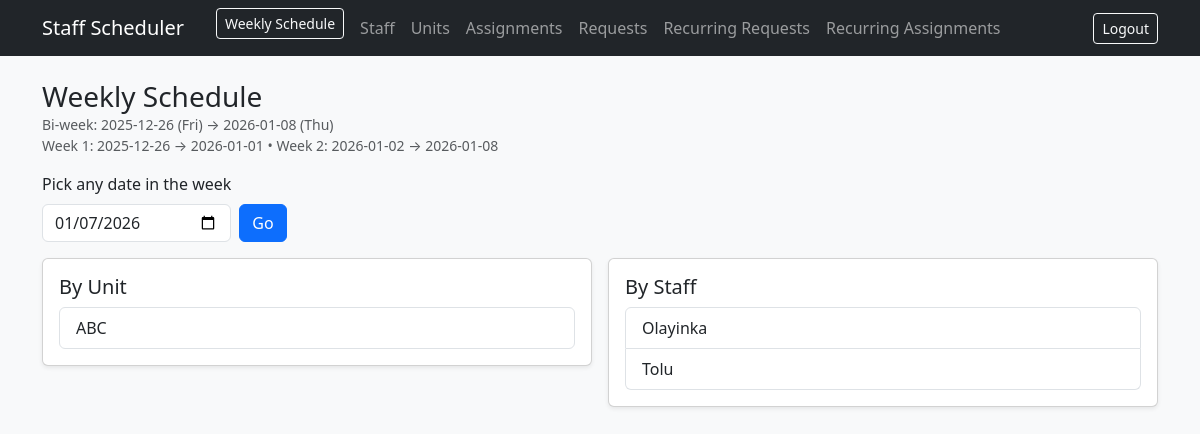
/schedule/ (signed in), run on an earlier commit of the app's database.
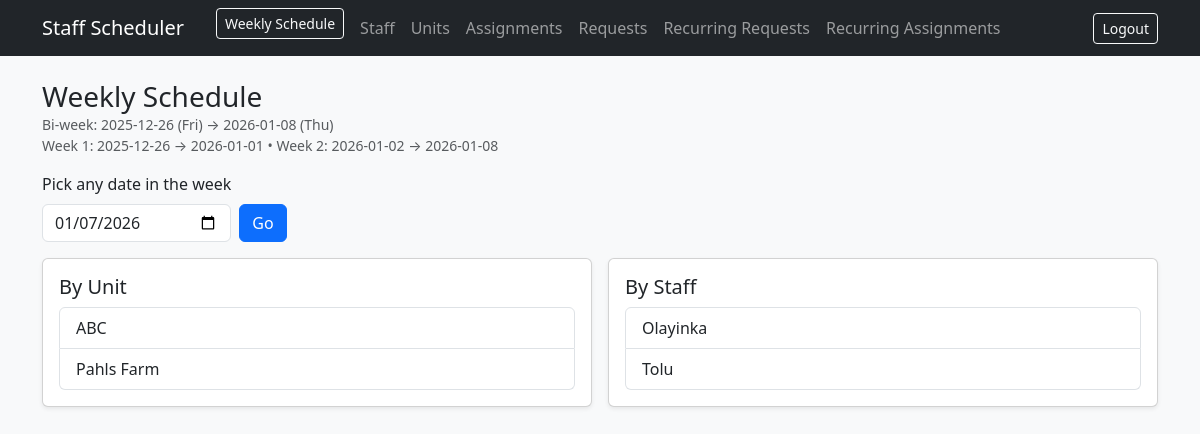
And on a later commit of the database.
### app/models.py (models this page shows)
class Unit(db.Model):
    __tablename__ = "units"
    id = db.Column(db.Integer, primary_key=True)
    unit_name = db.Column(db.String(140), nullable=False, index=True)
    address = db.Column(db.String(220), nullable=True)
    is_active = db.Column(db.Boolean, default=True, nullable=False)
    created_at = db.Column(db.DateTime, default=datetime.utcnow, nullable=False)

class Staff(db.Model):
    __tablename__ = "staff"
    id = db.Column(db.Integer, primary_key=True)
    full_name = db.Column(db.String(120), nullable=False, index=True)
    gender = db.Column(db.String(10), nullable=False)
    phone = db.Column(db.String(40), nullable=True)
    is_active = db.Column(db.Boolean, default=True, nullable=False)
    created_at = db.Column(db.DateTime, default=datetime.utcnow, nullable=False)

### app/schedule/routes.py (the view)
@schedule_bp.route("/", methods=["GET"])
@login_required
def biweekly_home():
    qdate = parse_ymd(request.args.get("date"))
    bw_start = biweek_start_from_anchor(qdate)
    bw_end = bw_start + timedelta(days=14)  # exclusive
    week1_start = bw_start
    week1_end = week1_start + timedelta(days=7)  # exclusive
    week2_start = week1_end
    week2_end = bw_end  # exclusive
    units = Unit.query.filter_by(is_active=True).order_by(Unit.unit_name.asc()).all()
    staff = Staff.query.filter_by(is_active=True).order_by(Staff.full_name.asc()).all()
    return render_template(
        "schedule/home.html",
        qdate=qdate,
        bw_start=bw_start,
        bw_end_display=bw_end - timedelta(days=1),
        week1_start=week1_start,
        week1_end_display=week1_end - timedelta(days=1),
        week2_start=week2_start,
        week2_end_display=week2_end - timedelta(days=1),
        units=units,
        staff=staff,
    )

### app/schedule/routes.py (called while the page is built)
def parse_ymd(s: str | None) -> date:
    if not s:
        return date.today()
    return datetime.strptime(s, "%Y-%m-%d").date()

def week_start_friday(d: date) -> date:
    delta = (d.weekday() - FRIDAY) % 7
    return d - timedelta(days=delta)

def biweek_start_from_anchor(d: date) -> date:
    d0 = week_start_friday(d)
    days_since = (d0 - BIWEEK_ANCHOR).days
    block = days_since // 14
    return BIWEEK_ANCHOR + timedelta(days=block * 14)

### app/templates/schedule/home.html (shortened to what this page needs)
{% extends "base.html" %}
{% block content %}
<div class="d-flex align-items-center justify-content-between mb-3">
  <div>
    <h3 class="mb-0">Weekly Schedule</h3>
    <div class="text-muted small">
      Bi-week: {{ bw_start }} (Fri) → {{ bw_end_display }} (Thu)
    </div>
    <div class="text-muted small">
      Week 1: {{ week1_start }} → {{ week1_end_display }} • Week 2: {{ week2_start }} → {{ week2_end_display }}
    </div>
  </div>
</div>
<form class="row g-2 align-items-end mb-3" method="get" action="/schedule/">
  <div class="col-auto">
    <label class="form-label">Pick any date in the week</label>
    <input class="form-control" type="date" name="date" value="{{ qdate.strftime('%Y-%m-%d') }}">
  </div>
  <div class="col-auto">
    <button class="btn btn-primary">Go</button>
  </div>
</form>
<div class="row g-3">
  <div class="col-lg-6">
    <div class="card shadow-sm">
      <div class="card-body">
        <h5 class="mb-2">By Unit</h5>
        <div class="list-group">
          {% for u in units %}
            <a class="list-group-item list-group-item-action"
               href="/schedule/unit/{{ u.id }}?date={{ qdate.strftime('%Y-%m-%d') }}">
              {{ u.unit_name }}
            </a>
          {% endfor %}
        </div>
      </div>
    </div>
  </div>
  <div class="col-lg-6">
    <div class="card shadow-sm">
      <div class="card-body">
        <h5 class="mb-2">By Staff</h5>
        <div class="list-group">
          {% for s in staff %}
            <a class="list-group-item list-group-item-action"
               href="/schedule/staff/{{ s.id }}?date={{ qdate.strftime('%Y-%m-%d') }}">
              {{ s.full_name }}
            </a>
          {% endfor %}
        </div>
      </div>
    </div>
  </div>
</div>
{% endblock %}

What changed in the data, as far as the page shows it:
added Unit: unit_name "Pahls Farm"
